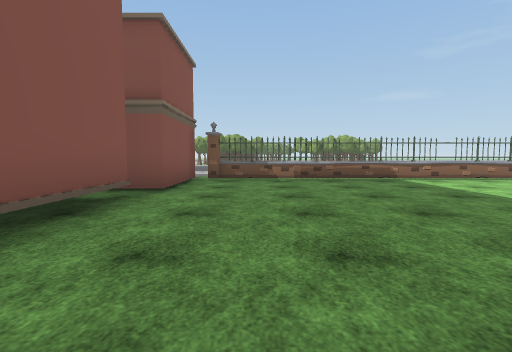
View 1 (above)

12 first-person views from a walk through a Unity game level. The camera is 1.2 m above the floor, tilts 4° down and sees 85° across. The floor is counted in squares, 2 m on a side. Each view is taken from the middle of a square. On the plan, view 1 faces up. The plan holds only what a view shows up to about 9 squares ahead; the rest is blank. The place goes on beyond the plan. Some animated figures are not drawn. Some surface patterns are stand-ins.

View 2
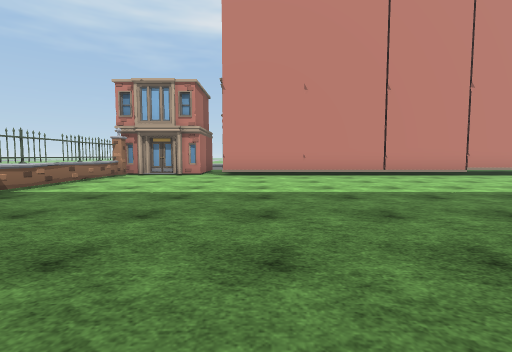

View 3
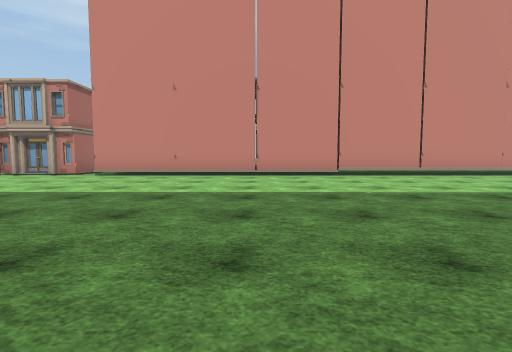

View 4
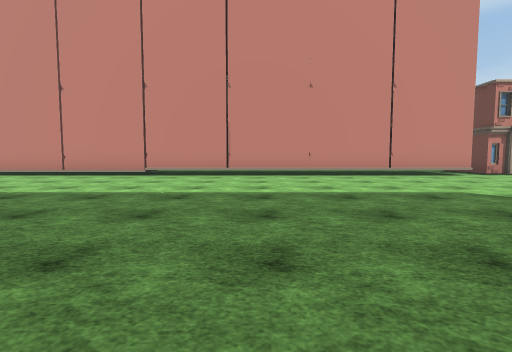

View 5
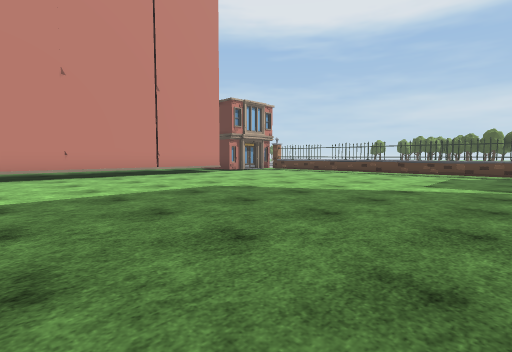

View 6
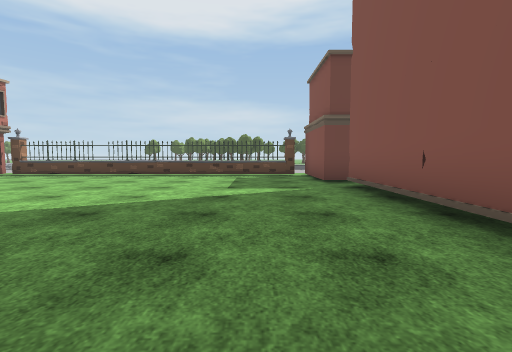

View 7
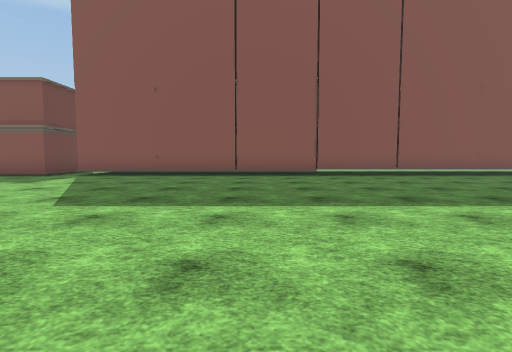

View 8
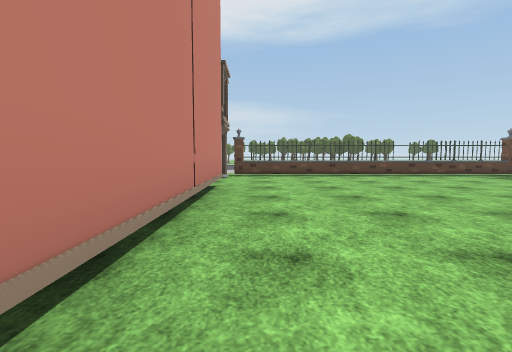

View 9
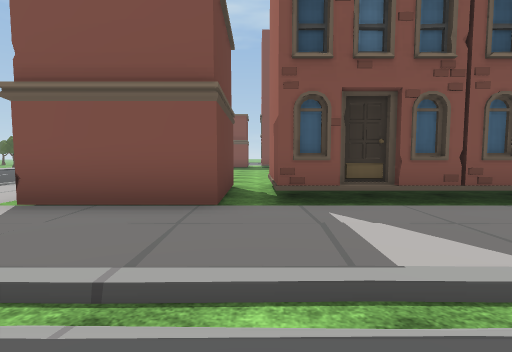

View 10
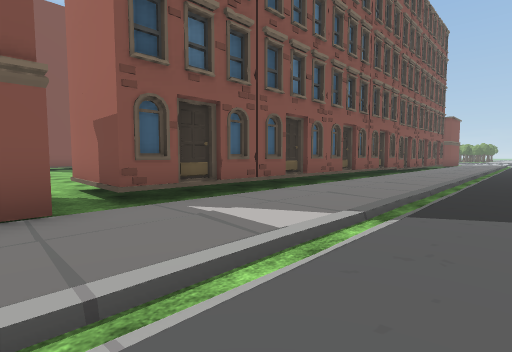

View 11
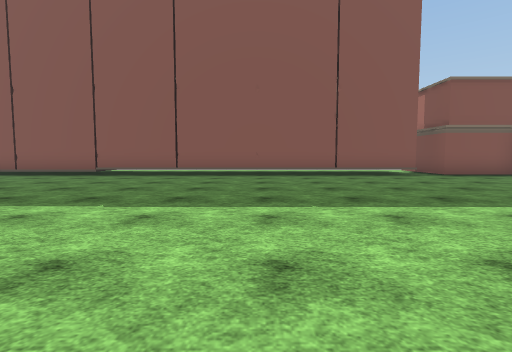

View 12
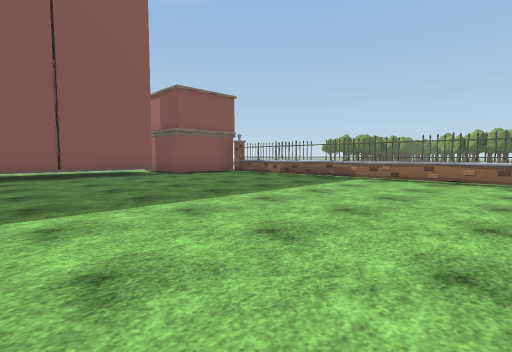

### Floor plan
Key: @ floor where view 1 was taken; # wall or solid block; . floor; / step, stairs or slope; = window, fence, low wall or low ledge; F fence; O other object.
Columns run from 2 left of view 1 to 14 right of it. Each row starts with its distance up from view 1.
  8 ..........
  7 OF###===##F
  6 O.........O
  5 #.........O
  4 #.........#
  3 #.........#
  2 #.........#
  1 #.........#
  0 #.@.......#
 -1 #.........#
 -2 #.........#
 -3 #.........#
 -4 #.........#
 -5 #.........#
 -6 #.........###  /.
 -7 #.........###  /.
 -8 #.........###  /.
 -9 #.........###  /.
-10 #.........###  /.
-11 #.........###  /.
-12 #.........###  /.
-13 #.........###  /.
-14 .............  /.
-15 O.........O #   .
-16 O.........O #
-17 OF###===##FOO

Positions as (right, up) in squares from view 1, and headings:
1: (0, 0), facing up
2: (-1, 3), facing right
3: (-1, -1), facing right
4: (-1, -7), facing right
5: (-1, -7), facing down-right
6: (0, -8), facing down
7: (7, -8), facing left
8: (7, -8), facing down
9: (14, -14), facing left
10: (14, -15), facing up-left
11: (7, -1), facing left
12: (7, 0), facing up-left
